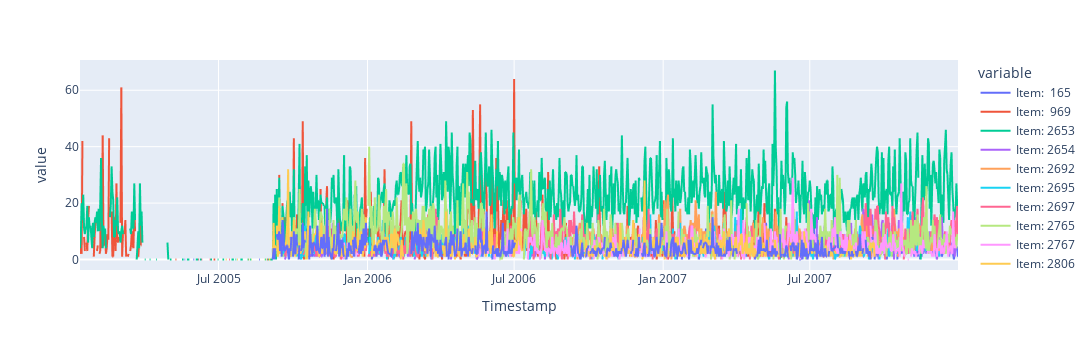

The cell this chart's notebook holds for it:
### Markdown cell above
**Questions**

 - What are key aspects of these retail ts?

### Code cell
# let's look at all 10 ts in this ts
ts.loc['2005-01-01':'2007-12-31'].plot().update_layout(height=350, width=1300)

### Figure 1 — Plotly figure (JSON) as saved in the notebook; plotly's stock layout.template omitted (floating-point values rounded to 4 significant figures; data arrays with more than 128 entries replaced by an {"elided": "..."} marker saying what was removed)
{"data": [{"hovertemplate": "variable=Item:  165<br>Timestamp=%{x}<br>value=%{y}<extra></extra>", "legendgroup": "Item:  165", "line": {"color": "#636efa", "dash": "solid"}, "marker": {"symbol": "circle"}, "mode": "lines", "name": "Item:  165", "showlegend": true, "type": "scattergl", "x": {"elided": "1085 str values"}, "xaxis": "x", "y": {"elided": "1085 int values"}, "yaxis": "y"}, {"hovertemplate": "variable=Item:  969<br>Timestamp=%{x}<br>value=%{y}<extra></extra>", "legendgroup": "Item:  969", "line": {"color": "#EF553B", "dash": "solid"}, "marker": {"symbol": "circle"}, "mode": "lines", "name": "Item:  969", "showlegend": true, "type": "scattergl", "x": {"elided": "1085 str values"}, "xaxis": "x", "y": {"elided": "1085 int values"}, "yaxis": "y"}, {"hovertemplate": "variable=Item: 2653<br>Timestamp=%{x}<br>value=%{y}<extra></extra>", "legendgroup": "Item: 2653", "line": {"color": "#00cc96", "dash": "solid"}, "marker": {"symbol": "circle"}, "mode": "lines", "name": "Item: 2653", "showlegend": true, "type": "scattergl", "x": {"elided": "1085 str values"}, "xaxis": "x", "y": {"elided": "1085 int values"}, "yaxis": "y"}, {"hovertemplate": "variable=Item: 2654<br>Timestamp=%{x}<br>value=%{y}<extra></extra>", "legendgroup": "Item: 2654", "line": {"color": "#ab63fa", "dash": "solid"}, "marker": {"symbol": "circle"}, "mode": "lines", "name": "Item: 2654", "showlegend": true, "type": "scattergl", "x": {"elided": "1085 str values"}, "xaxis": "x", "y": {"elided": "1085 int values"}, "yaxis": "y"}, {"hovertemplate": "variable=Item: 2692<br>Timestamp=%{x}<br>value=%{y}<extra></extra>", "legendgroup": "Item: 2692", "line": {"color": "#FFA15A", "dash": "solid"}, "marker": {"symbol": "circle"}, "mode": "lines", "name": "Item: 2692", "showlegend": true, "type": "scattergl", "x": {"elided": "1085 str values"}, "xaxis": "x", "y": {"elided": "1085 int values"}, "yaxis": "y"}, {"hovertemplate": "variable=Item: 2695<br>Timestamp=%{x}<br>value=%{y}<extra></extra>", "legendgroup": "Item: 2695", "line": {"color": "#19d3f3", "dash": "solid"}, "marker": {"symbol": "circle"}, "mode": "lines", "name": "Item: 2695", "showlegend": true, "type": "scattergl", "x": {"elided": "1085 str values"}, "xaxis": "x", "y": {"elided": "1085 int values"}, "yaxis": "y"}, {"hovertemplate": "variable=Item: 2697<br>Timestamp=%{x}<br>value=%{y}<extra></extra>", "legendgroup": "Item: 2697", "line": {"color": "#FF6692", "dash": "solid"}, "marker": {"symbol": "circle"}, "mode": "lines", "name": "Item: 2697", "showlegend": true, "type": "scattergl", "x": {"elided": "1085 str values"}, "xaxis": "x", "y": {"elided": "1085 int values"}, "yaxis": "y"}, {"hovertemplate": "variable=Item: 2765<br>Timestamp=%{x}<br>value=%{y}<extra></extra>", "legendgroup": "Item: 2765", "line": {"color": "#B6E880", "dash": "solid"}, "marker": {"symbol": "circle"}, "mode": "lines", "name": "Item: 2765", "showlegend": true, "type": "scattergl", "x": {"elided": "1085 str values"}, "xaxis": "x", "y": {"elided": "1085 int values"}, "yaxis": "y"}, {"hovertemplate": "variable=Item: 2767<br>Timestamp=%{x}<br>value=%{y}<extra></extra>", "legendgroup": "Item: 2767", "line": {"color": "#FF97FF", "dash": "solid"}, "marker": {"symbol": "circle"}, "mode": "lines", "name": "Item: 2767", "showlegend": true, "type": "scattergl", "x": {"elided": "1085 str values"}, "xaxis": "x", "y": {"elided": "1085 int values"}, "yaxis": "y"}, {"hovertemplate": "variable=Item: 2806<br>Timestamp=%{x}<br>value=%{y}<extra></extra>", "legendgroup": "Item: 2806", "line": {"color": "#FECB52", "dash": "solid"}, "marker": {"symbol": "circle"}, "mode": "lines", "name": "Item: 2806", "showlegend": true, "type": "scattergl", "x": {"elided": "1085 str values"}, "xaxis": "x", "y": {"elided": "1085 int values"}, "yaxis": "y"}, {"hovertemplate": "variable=Item: 2808<br>Timestamp=%{x}<br>value=%{y}<extra></extra>", "legendgroup": "Item: 2808", "line": {"color": "#636efa", "dash": "solid"}, "marker": {"symbol": "circle"}, "mode": "lines", "name": "Item: 2808", "showlegend": true, "type": "scattergl", "x": {"elided": "1085 str values"}, "xaxis": "x", "y": {"elided": "1085 int values"}, "yaxis": "y"}], "layout": {"height": 350, "legend": {"title": {"text": "variable"}, "tracegroupgap": 0}, "margin": {"t": 60}, "width": 1300, "xaxis": {"anchor": "y", "domain": [0, 1], "title": {"text": "Timestamp"}}, "yaxis": {"anchor": "x", "domain": [0, 1], "title": {"text": "value"}}}}
